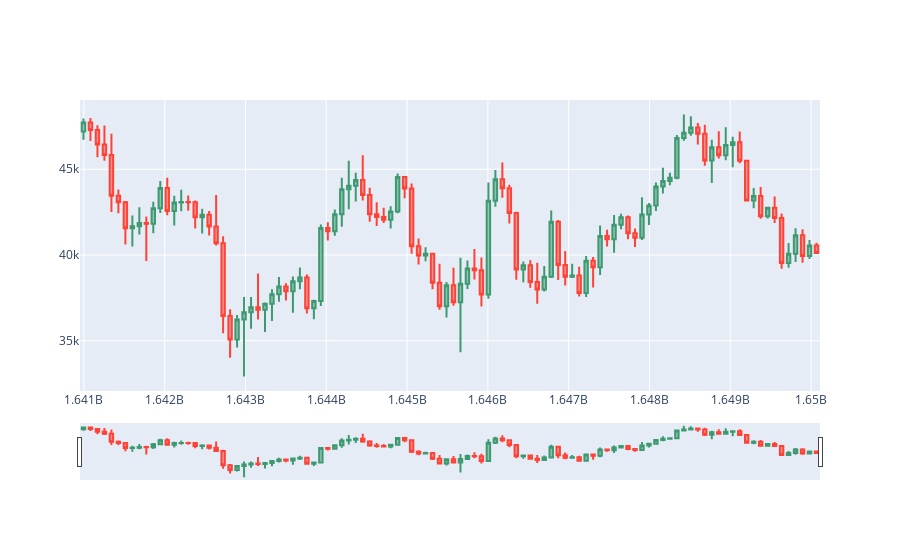

Here is the notebook cell this chart was saved with:
### Markdown cell above
## Research & Test
Analyze and chart your dependent and indepenent variables

### Code cell
fig = go.Figure(data=[go.Candlestick(x=hddf['StartDate'],
                open=hddf['Open'],
                high=hddf['High'],
                low=hddf['Low'],
                close=hddf['Close'])])

fig.show()
